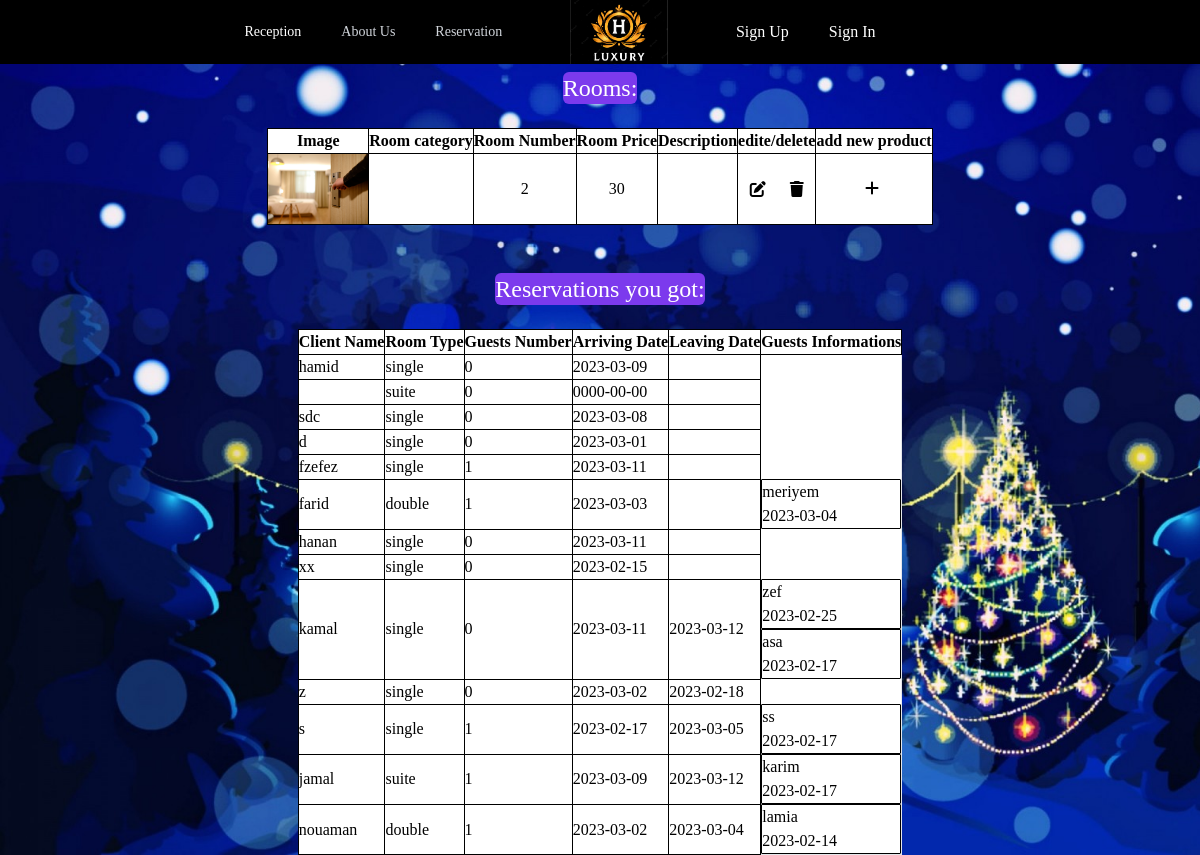
The page /view/dashboard.php on the database its author committed.
### tables this page shows
CREATE TABLE `rooms` (
  `RoomId` int(100) NOT NULL,
  `RoomImg` varchar(255) NOT NULL,
  `RoomNumber` int(100) NOT NULL,
  `RoomPrice` int(255) NOT NULL,
  `RoomType` varchar(30) NOT NULL,
  `SuiteType` varchar(100) NOT NULL
);

CREATE TABLE `reservations` (
  `ReservationId` int(100) NOT NULL,
  `ClientName` varchar(30) NOT NULL,
  `RoomType` varchar(30) NOT NULL,
  `GuestsNumber` int(30) NOT NULL,
  `Arrive` date DEFAULT NULL,
  `SuiteType` varchar(50) DEFAULT NULL,
  `Leave` date DEFAULT NULL,
  `ClientId` int(100) NOT NULL,
  `ReservationPrice` int(11) NOT NULL
);

CREATE TABLE `guests` (
  `GuestId` int(100) NOT NULL,
  `GuestName` varchar(100) NOT NULL,
  `GuestDOB` date DEFAULT NULL,
  `ReservationId` int(100) NOT NULL
);

### database/DB.php (called while the page is built)
<?php
class DB{
    static public function connect(){
        $db=new PDO("mysql:host=localhost;dbname=hotel","root","");
        $db->exec("set names utf8");
        $db->setAttribute(PDO::ATTR_ERRMODE,PDO::ERRMODE_WARNING);
        return $db;
    }
}
?>

### model/room.php (called while the page is built, shortened)
<?php
require_once '../database/DB.php';
class room {
	static public function getAll(){
		$stmt = DB::connect()->prepare('SELECT * FROM rooms');
		$stmt->execute();
		return $stmt->fetchAll();
	}
}

### controller/RoomsController.php (called while the page is built, shortened)
<?php
require_once '../model/room.php';
require_once '../database/DB.php';
class RoomController{
	public function getAllRooms(){
		$rooms = room::getAll();
		return $rooms;
	}
}
?>

### model/reservations.php (called while the page is built, shortened)
<?php
require_once '../database/DB.php';
class reservations {
	static public function getAll(){
		$stmt = DB::connect()->prepare('SELECT * FROM reservations');
		$stmt->execute();
		return $stmt->fetchAll();
	}
    static public function getGuestsByReservationId($reservationId) {
        $db = DB::connect();
        $stmt = $db->prepare("SELECT * FROM guests WHERE ReservationId = :reservationId");
        $stmt->bindParam(':reservationId', $reservationId);
        $stmt->execute();
        $guests = $stmt->fetchAll();
        return $guests;
    }
}

### controller/ReservationsController.php (called while the page is built, shortened)
<?php
require_once '../model/reservations.php';
require_once '../database/DB.php';
class ReservationsController{
	public function getAllReservations(){
		$reservations = reservations::getAll();
		return $reservations;
	}
	public function getAllGuests($reservationId){
		$guests = reservations::getGuestsByReservationId($reservationId);
		return $guests;
	}
}
?>

### view/dashboard.php (the view, shortened to what this page needs)
<?php
require_once '../controller/RoomsController.php';
require_once '../controller/ReservationsController.php';
$data = new RoomController();
$rooms = $data->getAllRooms();
$dataa = new ReservationsController();
$reservations = $dataa->getAllReservations();
?>
<!DOCTYPE html>
<html lang="en">
<head>
    <script src="https://cdn.tailwindcss.com"></script>
    <link href="css/style.css" rel="stylesheet" type="text/css">
    <link href="https://cdnjs.cloudflare.com/ajax/libs/font-awesome/5.13.0/css/all.min.css" rel="stylesheet">
    <link rel="stylesheet" href="https://cdnjs.cloudflare.com/ajax/libs/font-awesome/6.0.0/css/all.min.css" />
</head>
<body class="bg">
<nav class=" flex fixed  bg-black justify-center items-center text-center   pr-20 w-full sticky top-0 ">
      <div class="hidden sm:flex">
      <a href="home.php" class="mx-2 text-white hover:bg-gray-700 hover:text-white px-3 py-4 rounded-md text-sm font-medium" >Reception</a>
  <a href="aboutus.php" class="mx-2  text-gray-300 hover:bg-gray-700 hover:text-white px-3 py-4 rounded-md text-sm font-medium">About Us</a>
  <a href="reservation.php" class="mx-2  text-gray-300 hover:bg-gray-700 hover:text-white px-3 py-4 rounded-md text-sm font-medium">Reservation</a>
      </div>
      <div class="mx-12  ">   <img class="hidden h-16  w-auto lg:block cursor-pointer " src="img/logo.png" alt="Your Company"></div>
      <div class="hidden sm:flex">
      <?php if(isset($_SESSION['logged']) && $_SESSION['logged'] === true && $_SESSION['ClientName'] === 'admin'): ?>
        <a class="mx-2 hover:bg-gray-700 text-white hover:text-white px-3 py-4" href="./dashboard.php">Welcome,<?php echo $_SESSION['ClientName']; ?>!</a>
        <a class="mx-2 hover:bg-gray-700 text-white hover:text-white px-3 py-4" href="./logout.php">Log Out</a>
        <?php elseif(isset($_SESSION['logged']) && $_SESSION['logged'] === true && $_SESSION['ClientName'] !== 'admin'): ?>
          <a class="mx-2 hover:bg-gray-700 text-white hover:text-white px-3 py-4" href="./profil.php">Welcome,<?php echo $_SESSION['ClientName']; ?>!</a>
        <a class="mx-2 hover:bg-gray-700 text-white hover:text-white px-3 py-4" href="./logout.php">Log Out</a>
        <?php else: ?>
          <a class="mx-2 hover:bg-gray-700 text-white hover:text-white px-3 py-4" href="./register.php">Sign Up</a>
          <a class="mx-2 hover:bg-gray-700 text-white hover:text-white px-3 py-4" href="./login.php">Sign In</a>
        <?php endif; ?>
      </div>
    </nav>
<center>
<h2 class="text-white mt-2 text-2xl bg-violet-600 rounded-md w-fit">Rooms:</h2><br>
<table  class="table" >
  <thead>
    <th >Image</th>
    <th >Room category</th>
    <th>Room Number</th>
    <th>Room Price</th>
    <th>Description</th>
    <th>edite/delete</th>
    <th>add new product</th>
  </thead>
  <tbody>
    <?php foreach($rooms as $room):?>
    <tr>
      <td class="text-center"><img src="./img/<?php echo $room['RoomImg'];?>" style="width: 100px;"></td>
      <td class="text-center"><?php echo $room['RoomCateg'];?></td>
      <td class="text-center"><?php echo $room['RoomNumber'];?></td>
      <td class="text-center"><?php echo $room['RoomPrice'];?></td>
      <td class="text-center"><?php echo $room['RoomDesc'];?></td>
      <td class=" space-x-4 justfy-center items-center text-center">
                    <form method="POST" class="me-1 inline-block align-middle" action="update.php">
                        <button type="submit" name="submit" class="btn btn-sm btn-warning"><i class="fa-solid fa-pen-to-square"></i></button>
                    </form>
                    <form method="POST" class="me-1 inline-block align-middle" action="delete.php">
                        <button class="btn btn-sm btn-danger"><i class="fa fa-trash"></i></button>
                    </form>
                </td>
                <td>
                <form method="POST" class="me-1 justfy-center items-center text-center" action="add.php">
                        <button class="btn btn-sm btn-danger "><i class="fa-solid fa-plus"></i></button>
                    </form>
    </td>
    </tr>
    <?php endforeach; ?>
  </tbody>
</table>
    </center> <br><br>
<center>
  <h2 class="text-white text-2xl bg-violet-600 rounded-md w-fit">Reservations you got:</h2><br>
<table  class="table" >
  <thead>
    <th >Client Name</th>
    <th >Room Type</th>
    <th>Guests Number</th>
    <th>Arriving Date</th>
    <th>Leaving Date</th>
    <th>Guests Informations</th>
  </thead>
  <tbody>
    <?php foreach($reservations as $reservation):?>
      <?php
        $dataaa = new ReservationsController();
        $reservationId = $reservation['ReservationId'];
        $guests = $dataaa->getAllGuests($reservationId);
      ?>
    <tr>
      <td><?php echo $reservation['ClientName'];?></td>
      <td><?php echo $reservation['RoomType'];?></td>
      <td><?php echo $reservation['GuestsNumber'];?></td>
      <td><?php echo $reservation['Arrive'];?></td>
      <td><?php echo $reservation['Leave'];?></td>
      <?php foreach ($guests as $guest): ?>
      <td class="flex flex-col"><?php echo $guest['GuestName'];?><br><?php echo $guest['GuestDOB'];?></td>
      <?php endforeach; ?>
    </tr>
    <?php endforeach; ?>
  </tbody>
</table>
    </center>
 </body>
 </html>

### view/css/style.css (style rules this page uses)
* { margin:0; padding:0; font-family:Lobster; }
.bg { background-image:url('../img/chrismas1.jpg'); background-size:cover; }
.table { background-color:white; }
table, th, td { border: 1px solid black; border-radius: 1px; }

### rows shown on the page
rooms: RoomImg (picture), RoomNumber "2", RoomPrice "30"
reservations: ClientName "hamid", RoomType "single", GuestsNumber "0", Arrive "2023-03-09"
reservations: RoomType "suite", GuestsNumber "0", Arrive "0000-00-00"
reservations: ClientName "sdc", RoomType "single", GuestsNumber "0", Arrive "2023-03-08"
reservations: ClientName "d", RoomType "single", GuestsNumber "0", Arrive "2023-03-01"
reservations: ClientName "fzefez", RoomType "single", GuestsNumber "1", Arrive "2023-03-11"
reservations: ClientName "farid", RoomType "double", GuestsNumber "1", Arrive "2023-03-03"
guests: GuestName "meriyem", GuestDOB "2023-03-04"
reservations: ClientName "hanan", RoomType "single", GuestsNumber "0", Arrive "2023-03-11"
reservations: ClientName "xx", RoomType "single", GuestsNumber "0", Arrive "2023-02-15"
reservations: ClientName "kamal", RoomType "single", GuestsNumber "0", Arrive "2023-03-11", Leave "2023-03-12"
guests: GuestName "zef", GuestDOB "2023-02-25"
guests: GuestName "asa", GuestDOB "2023-02-17"
reservations: ClientName "z", RoomType "single", GuestsNumber "0", Arrive "2023-03-02", Leave "2023-02-18"
reservations: ClientName "s", RoomType "single", GuestsNumber "1", Arrive "2023-02-17", Leave "2023-03-05"
guests: GuestName "ss", GuestDOB "2023-02-17"
reservations: ClientName "jamal", RoomType "suite", GuestsNumber "1", Arrive "2023-03-09", Leave "2023-03-12"
guests: GuestName "karim", GuestDOB "2023-02-17"
reservations: ClientName "nouaman", RoomType "double", GuestsNumber "1", Arrive "2023-03-02", Leave "2023-03-04"
guests: GuestName "lamia", GuestDOB "2023-02-14"
